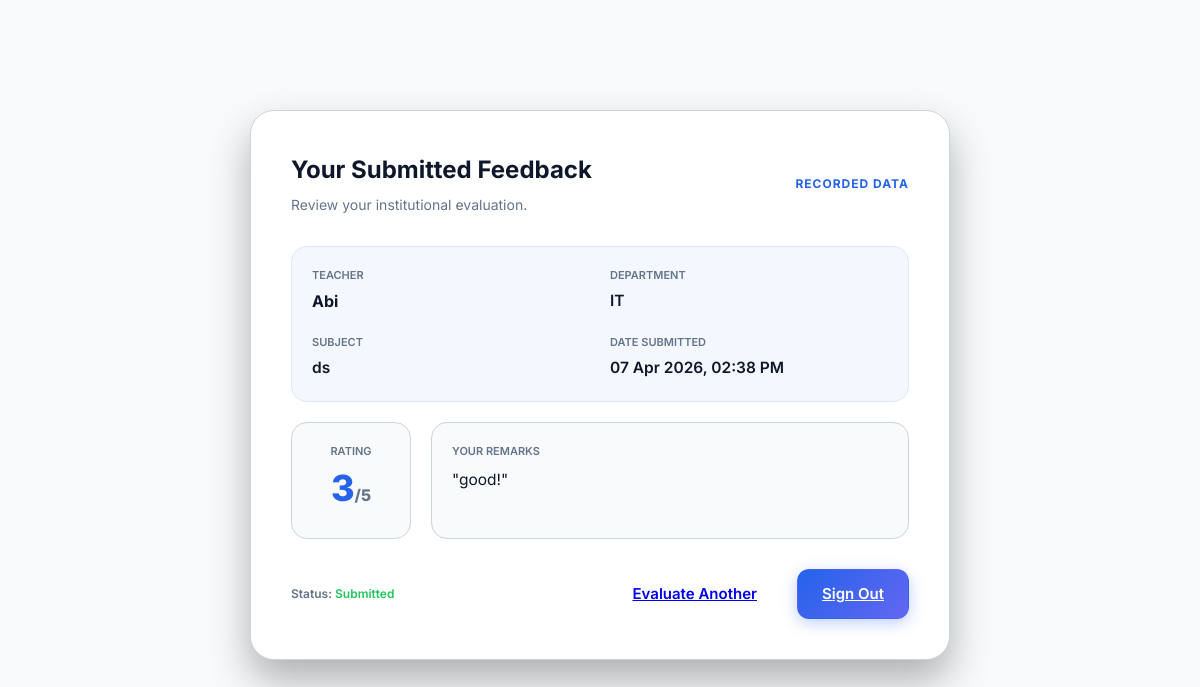
/view_feedback/2 (signed in), run on the app's committed database.
### app.py (models this page shows, shortened)
class Feedback(db.Model):
    id = db.Column(db.Integer, primary_key=True)
    student = db.Column(db.String(50))
    department = db.Column(db.String(50))
    teacher = db.Column(db.String(50))
    subject = db.Column(db.String(50))
    rating = db.Column(db.Integer)
    comment = db.Column(db.String(500))
    date = db.Column(db.String(50))
    is_anonymous = db.Column(db.Boolean, default=False)

### app.py (the view)
@app.route("/view_feedback/<int:id>")
def view_feedback(id):
    if session.get("role") != "student":
        return redirect("/")
    fb = Feedback.query.get(id)
    if not fb or (fb.student != session.get("user", "Unknown")):
        return redirect("/")
    return render_template("view_feedback.html", fb=fb, theme=session.get("theme", "theme-light"))

### templates/view_feedback.html (shortened to what this page needs)
<!DOCTYPE html>
<html lang="en">
<head>
    <link rel="stylesheet" href="/static/style.css">
</head>
<body class="{{ theme }} app-bg">
    <div
        style="min-height: 100vh; display: flex; align-items: center; justify-content: center; padding: 40px 20px; background: var(--surface);">
        <div class="panel"
            style="width: 100%; max-width: 700px; padding: 40px; border-radius: 24px; box-shadow: var(--shadow-lg); border: 1px solid var(--border); background: var(--card);">
            <div style="display: flex; align-items: center; justify-content: space-between; margin-bottom: 30px;">
                <div>
                    <h1 style="margin: 0; font-size: 24px; color: var(--text);">Your Submitted Feedback</h1>
                    <p style="color: var(--muted); font-size: 14px; margin: 4px 0 0;">Review your institutional
                        evaluation.</p>
                </div>
                <div style="text-align: right;">
                    <span
                        style="font-size: 12px; font-weight: 700; color: var(--accent); text-transform: uppercase; letter-spacing: 1px;">Recorded
                        Data</span>
                </div>
            </div>
            <div style="display: flex; flex-direction: column; gap: 20px; margin-bottom: 30px;">
                <div
                    style="background: rgba(37, 99, 235, 0.05); padding: 20px; border-radius: 16px; border: 1px solid rgba(37, 99, 235, 0.1);">
                    <div style="display: grid; grid-template-columns: 1fr 1fr; gap: 20px;">
                        <div>
                            <label
                                style="display: block; font-size: 11px; text-transform: uppercase; color: var(--muted); margin-bottom: 4px;">Teacher</label>
                            <div
                                style="font-weight: 700; color: var(--text); font-size: 16px; text-transform: capitalize;">
                                {{ fb.teacher }}</div>
                        </div>
                        <div>
                            <label
                                style="display: block; font-size: 11px; text-transform: uppercase; color: var(--muted); margin-bottom: 4px;">Department</label>
                            <div style="font-weight: 600; color: var(--text);">{{ fb.department or '—' }}</div>
                        </div>
                        <div>
                            <label
                                style="display: block; font-size: 11px; text-transform: uppercase; color: var(--muted); margin-bottom: 4px;">Subject</label>
                            <div style="font-weight: 600; color: var(--text);">{{ fb.subject or '—' }}</div>
                        </div>
                        <div>
                            <label
                                style="display: block; font-size: 11px; text-transform: uppercase; color: var(--muted); margin-bottom: 4px;">Date
                                Submitted</label>
                            <div style="font-weight: 600; color: var(--text);">{{ fb.date }}</div>
                        </div>
                    </div>
                </div>
                <div style="display: flex; gap: 20px;">
                    <div
                        style="background: var(--surface); padding: 20px; border-radius: 16px; border: 1px solid var(--border); display: flex; flex-direction: column; align-items: center; justify-content: center; min-width: 120px;">
                        <span
                            style="font-size: 11px; text-transform: uppercase; color: var(--muted); font-weight: 600;">Rating</span>
                        <div style="font-size: 36px; font-weight: 800; color: var(--accent);">{{ fb.rating }}<span
                                style="font-size: 16px; color: var(--muted);">/5</span></div>
                    </div>
                    <div
                        style="flex: 1; background: var(--surface); padding: 20px; border-radius: 16px; border: 1px solid var(--border);">
                        <span
                            style="font-size: 11px; text-transform: uppercase; color: var(--muted); font-weight: 600; display: block; margin-bottom: 8px;">Your
                            Remarks</span>
                        <p style="margin: 0; color: var(--text); line-height: 1.6;">"{{ fb.comment }}"</p>
                    </div>
                </div>
            </div>
            <div style="display: flex; justify-content: space-between; align-items: center;">
                <div style="font-size: 12px; color: var(--muted); font-weight: 600;">
                    Status: <span style="color: #22c55e;">Submitted
                    </span>
                </div>
                <div style="display: flex; gap: 15px;">
                    <a href="/feedback" class="btn btn-secondary"
                        style="padding: 12px 24px; border-radius: 12px; font-weight: 600;">Evaluate Another</a>
                    <a href="/logout" class="btn btn-primary"
                        style="padding: 12px 24px; border-radius: 12px; font-weight: 600;">Sign Out</a>
                </div>
            </div>
        </div>
    </div>
</body>
</html>

### static/style.css (style rules this page uses)
*, *::before, *::after { box-sizing: border-box; }
:root { --sidebar-w: 280px; --radius: 16px; --shadow-sm: 0 4px 15px rgba(0, 0, 0, 0.1); --shadow-md: 0 10px 30px rgba(0, 0, 0, 0.2); --shadow-lg: 0 20px 40px rgba(0, 0, 0, 0.3), inset 0 1px 0 rgba(255, 255, 255, 0.1); --shadow-glow: 0 0 30px rgba(59, 130, 246, 0.4); --transition: all 0.35s cubic-bezier(0.25, 1, 0.5, 1); --glass-blur: blur(16px); }
.theme-light { --primary: #1e3a5f; --accent: #2563eb; --surface: #f8fafc; --card: #ffffff; --border: #cbd5e1; --text: #0f172a; --text-2: #334155; --muted: #64748b; --sidebar-bg: #1e3a5f; --sidebar-txt: rgba(255, 255, 255, 0.65); }
body { margin: 0; font-family: 'Inter', sans-serif; background: var(--surface); color: var(--text); line-height: 1.6; font-size: 15.5px; min-height: 100vh; transition: background 0.5s ease, color 0.5s ease; background-attachment: fixed; background-size: 200% 200%; }
.app-bg { background: radial-gradient(circle at 15% 50%, rgba(59, 130, 246, 0.12), transparent 45%), radial-gradient(circle at 85% 30%, rgba(139, 92, 246, 0.12), transparent 45%), radial-gradient(circle at 50% 80%, rgba(16, 185, 129, 0.08), transparent 45%), var(--surface) !important; background-attachment: fixed !important; background-size: 200% 200% !important; animation: ambientBrush 20s ease-in-out infinite !important; }
.panel { background: var(--card); backdrop-filter: var(--glass-blur); -webkit-backdrop-filter: var(--glass-blur); border: 1px solid var(--border); border-radius: 20px; padding: 35px; box-shadow: var(--shadow-sm); margin-bottom: 30px; transition: var(--transition); position: relative; overflow: hidden; }
.panel::before { content: ''; position: absolute; top: 0; left: 0; right: 0; bottom: 0; border-radius: 20px; background: radial-gradient(800px circle at var(--mouse-x, 50%) var(--mouse-y, 50%), rgba(255, 255, 255, 0.06), transparent 40%); opacity: 0; transition: opacity 0.5s; pointer-events: none; }
label { display: block; font-size: 14px; font-weight: 600; color: var(--text-2); margin-bottom: 8px; }
.btn { display: inline-flex; align-items: center; justify-content: center; padding: 14px 28px; border-radius: 12px; font-weight: 700; font-size: 15px; cursor: pointer; border: 1px solid transparent; transition: var(--transition); gap: 8px; position: relative; overflow: hidden; }
.btn-primary { background: linear-gradient(135deg, var(--accent) 0%, var(--accent-glow, #6366f1) 100%); color: #fff; box-shadow: 0 4px 15px rgba(37, 99, 235, 0.3); }
.btn-primary::after { content: ''; position: absolute; top: -50%; left: -50%; width: 200%; height: 200%; background: radial-gradient(circle, rgba(255, 255, 255, 0.2) 0%, transparent 60%); opacity: 0; transform: scale(0.5); transition: opacity 0.3s, transform 0.5s; }

### data on the page
Feedback: teacher "Abi", department "IT", subject "ds", date "07 Apr 2026, 02:38 PM", rating "3", comment "good!"
